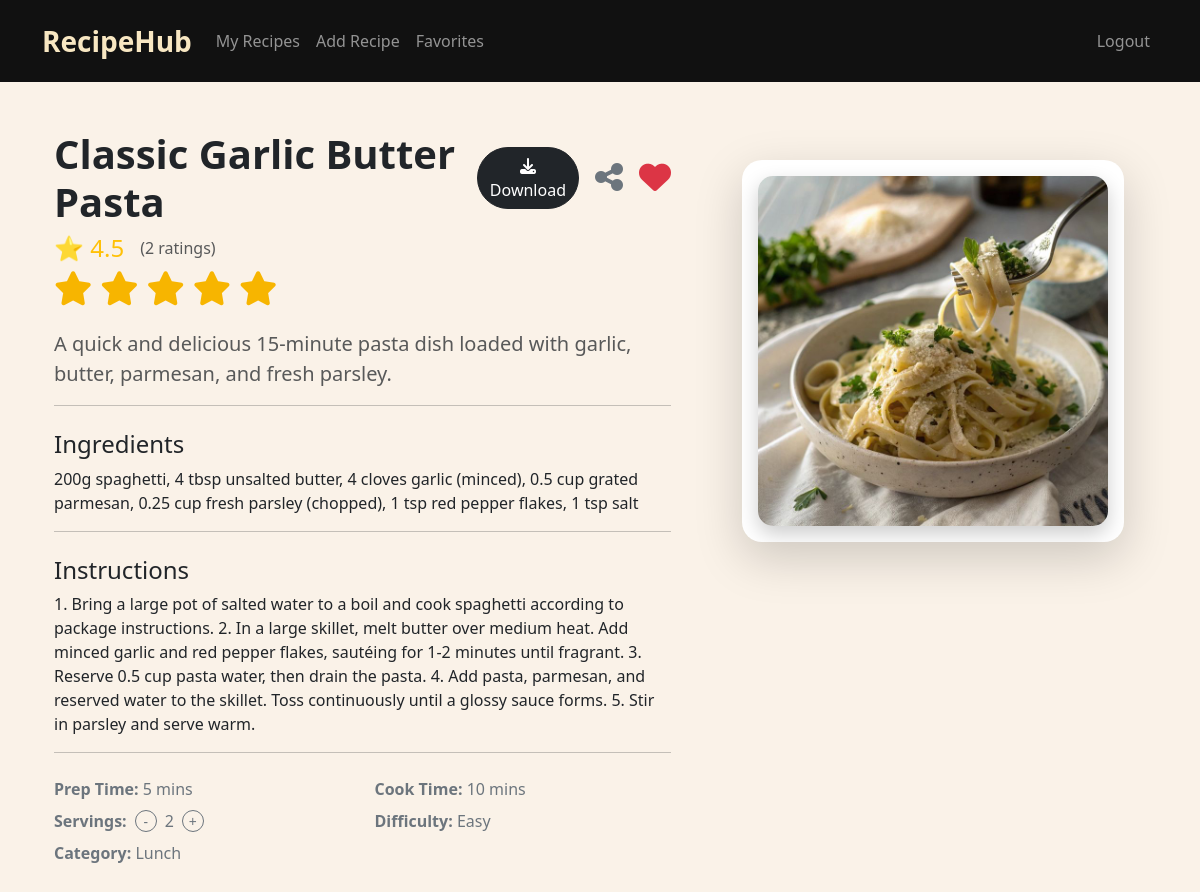
The page /recipe/5 (signed in) on the database its author committed.
### tables this page shows
CREATE TABLE recipes (
    id INTEGER PRIMARY KEY AUTOINCREMENT,
    user_id INTEGER NOT NULL,
    title TEXT NOT NULL,
    description TEXT NOT NULL,
    ingredients TEXT NOT NULL,
    instructions TEXT NOT NULL,
    image TEXT,
    prep_time INTEGER NOT NULL,
    cook_time INTEGER NOT NULL,
    servings INTEGER NOT NULL,
    difficulty TEXT NOT NULL,
    category TEXT NOT NULL,
    created_at TIMESTAMP DEFAULT CURRENT_TIMESTAMP,
    FOREIGN KEY (user_id) REFERENCES users(id)
);

CREATE TABLE ratings (

    id INTEGER PRIMARY KEY AUTOINCREMENT,

    recipe_id INTEGER NOT NULL,

    user_id INTEGER NOT NULL,

    rating INTEGER NOT NULL CHECK(rating BETWEEN 1 AND 5),

    UNIQUE(recipe_id, user_id),

    FOREIGN KEY(recipe_id) REFERENCES recipes(id),

    FOREIGN KEY(user_id) REFERENCES users(id)

);

### app.py (the view)
@app.route("/recipe/<int:id>")
def recipe(id):
    user_id = session.get("user_id")
    if not user_id:
        return redirect("/login")
    recipe_data = db.execute(
        "SELECT * FROM recipes WHERE id = ?",
        id
    )
    if len(recipe_data) != 1:
        return redirect("/myrecipes")
    fav_check = db.execute(
        "SELECT 1 FROM favorites WHERE user_id = ? AND recipe_id = ?",
        user_id,
        id
    )
    is_favorite = len(fav_check) > 0
    average = db.execute(
        """
        SELECT
            AVG(rating) AS avg_rating,
            COUNT(*) AS total
        FROM ratings
        WHERE recipe_id = ?
        """,
        id
    )
    my_rating = db.execute(
        """
        SELECT rating
        FROM ratings
        WHERE recipe_id = ?
        AND user_id = ?
        """,
        id,
        user_id
    )
    return render_template(
        "recipe.html",
        recipe=recipe_data[0],
        is_favorite=is_favorite,
        average=average[0],
        my_rating=my_rating
    )

### templates/recipe.html (shortened to what this page needs)
{% extends "layout.html" %}
{% block main %}
<div class="container mt-5">
    <div class="row align-items-start">
        <div class="col-lg-7 px-4">
            <div class="d-flex align-items-center justify-content-between mb-2">
                <h1 class="fw-bold m-0">{{ recipe["title"] }}</h1>
                <div class="d-flex align-items-center gap-3">
                    <a href="/download/{{ recipe['id'] }}" class="btn btn-dark rounded-pill">
                        <i class="fa-solid fa-download"></i> Download
                    </a>
                    <button
                        type="button"
                        id="share-btn"
                        style="background:none;border:none;padding:0;cursor:pointer;"
                        title="Share Recipe">
                        <i class="fa-solid fa-share-nodes text-secondary fs-2"></i>
                    </button>
                    <form
                        id="favorite-form"
                        action="/favorite/{{ recipe['id'] }}"
                        method="POST"
                        class="m-0">
                        <button
                            type="submit"
                            style="background:none;border:none;padding:0;cursor:pointer;">
                            {% if is_favorite %}
                                <i id="heart-icon" class="fa-solid fa-heart text-danger fs-2"></i>
                            {% else %}
                                <i id="heart-icon" class="fa-regular fa-heart text-secondary fs-2"></i>
                            {% endif %}
                        </button>
                    </form>
                </div>
            </div>
            <div class="d-flex align-items-center gap-3 mb-2">
                <h4 id="avg-rating" class="m-0 text-warning">
                    ⭐ {{ "%.1f"|format(average["avg_rating"] or 0) }}
                </h4>
                <span id="rating-count" class="text-muted">
                    ({{ average["total"] }} ratings)
                </span>
            </div>
            <form
                id="rating-form"
                action="/rate/{{ recipe['id'] }}"
                method="POST"
                class="mb-4">
                <div class="rating-stars">
                    {% for i in range(1,6) %}
                        <i
                            class="fa-solid fa-star star {% if my_rating and my_rating[0]['rating'] >= i %}active{% endif %}"
                            data-value="{{ i }}">
                        </i>
                    {% endfor %}
                </div>
            </form>
            <p class="text-muted fs-5">
                {{ recipe["description"] }}
            </p>
            <hr>
            <h4 class="mt-4">Ingredients</h4>
            <p class="lh-base" id="ingredients-text">
                {{ recipe["ingredients"] }}
            </p>
            <hr>
            <h4 class="mt-4">Instructions</h4>
            <p class="lh-base">
                {{ recipe["instructions"] }}
            </p>
            <hr>
            <div class="row mt-4 mb-4 text-secondary">
                <div class="col-sm-6 mb-2">
                    <strong>Prep Time:</strong>
                    {{ recipe["prep_time"] }} mins
                </div>
                <div class="col-sm-6 mb-2">
                    <strong>Cook Time:</strong>
                    {{ recipe["cook_time"] }} mins
                </div>
                <div class="col-sm-6 mb-2 d-flex align-items-center gap-2">
                    <strong>Servings:</strong>
                    <button
                        type="button"
                        id="btn-minus"
                        class="btn btn-sm btn-outline-secondary rounded-circle p-0 d-inline-flex align-items-center justify-content-center"
                        style="width:22px;height:22px;">
                        -
                    </button>
                    <span
                        id="servings-count"
                        data-base="{{ recipe['servings'] or 1 }}">
                        {{ recipe["servings"] or 1 }}
                    </span>
                    <button
                        type="button"
                        id="btn-plus"
                        class="btn btn-sm btn-outline-secondary rounded-circle p-0 d-inline-flex align-items-center justify-content-center"
                        style="width:22px;height:22px;">
                        +
                    </button>
                </div>
                <div class="col-sm-6 mb-2">
                    <strong>Difficulty:</strong>
                    {{ recipe["difficulty"] }}
                </div>
                <div class="col-sm-6 mb-2">
                    <strong>Category:</strong>
                    {{ recipe["category"] }}
                </div>
            </div>
        </div>
        <div class="col-lg-5 text-center d-flex align-items-start justify-content-center">
            {% if recipe["image"] %}
                <div class="card recipe-image-card shadow-lg p-3">
                    <img
                        class="recipe-img img-fluid"
                        src="{{ url_for('static', filename='uploads/' + recipe['image']) }}"
                        alt="{{ recipe['title'] }}">
                </div>
            {% endif %}
        </div>
    </div>
</div>
{% endblock %}

### static/style.css (style rules this page uses)
body { background-color: #FAF2E8 !important; }
.card { max-width: 1100px; margin: 30px auto; border: none; border-radius: 20px; box-shadow: 0 8px 20px rgba(0,0,0,0.15); transition: 0.3s ease; overflow: hidden; }
.recipe-img { width: 100%; max-width: 380px; height: auto; display: block; margin: 0 auto; border-radius: 18px; box-shadow: 0 8px 20px rgba(0,0,0,0.2); transition: 0.3s ease; }
.recipe-image-card { border: none; border-radius: 20px; background-color: #fff; box-shadow: 0 10px 25px rgba(0,0,0,.1); transition: transform .3s ease, box-shadow .3s ease; display: inline-block; }
.recipe-img { width: 100%; max-width: 350px; height: auto; object-fit: cover; border-radius: 15px; }
.lh-base { line-height: 1.6; }
.rating-stars { display:flex; gap:8px; margin-bottom:20px; }
.star { font-size:34px; color:#d8d8d8; cursor:pointer; transition:.2s ease; }
.star.active { color:#f7b500; }

### rows shown on the page
recipes: title "Classic Garlic Butter Pasta", description "A quick and delicious 15-minute pasta dish loaded with garlic, butter, parmesan, and fresh parsley.", ingredients "200g spaghetti, 4 tbsp unsalted butter, 4 cloves garlic (minced), 0.5 cup grated parmesan, 0.25 cup fresh parsley (chopped), 1 tsp red pepper flakes, 1 tsp salt", instructions "1. Bring a large pot of salted water to a boil and cook spaghetti according to package instructions. 2. In a large skillet, melt butter over medium heat. Add minced garlic and red pepper flakes, sautéing for 1-2 minutes until fragrant. 3. Reserve 0.5 cup pasta water, then drain the pasta. 4. Add pasta, parmesan, and reserved water to the skillet. Toss continuously until a glossy sauce forms. 5. Stir in parsley and serve warm.", prep_time "5", cook_time "10", servings "2", difficulty "Easy", category "Lunch", image (picture)

### other values the page prints
{{ "%.1f"|format(average["avg_rating"] or 0) }} "4.5"
{{ average["total"] }} "2"
